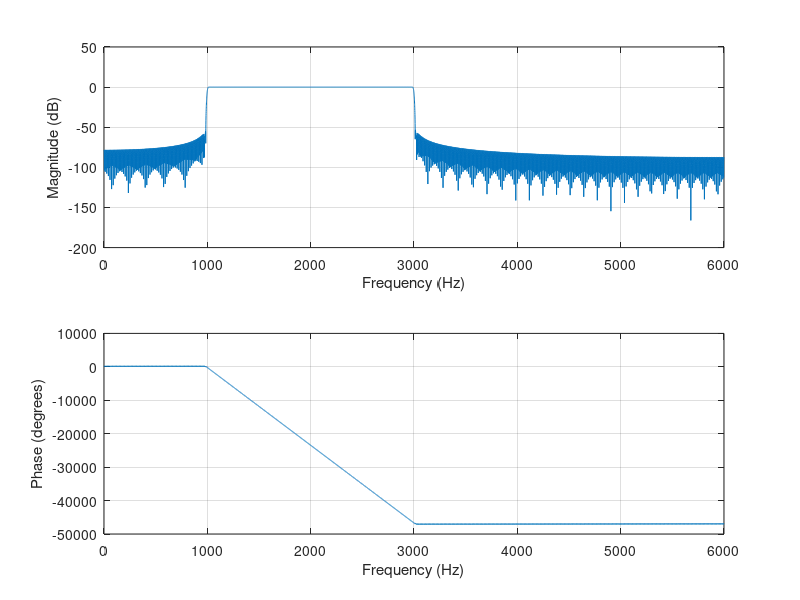
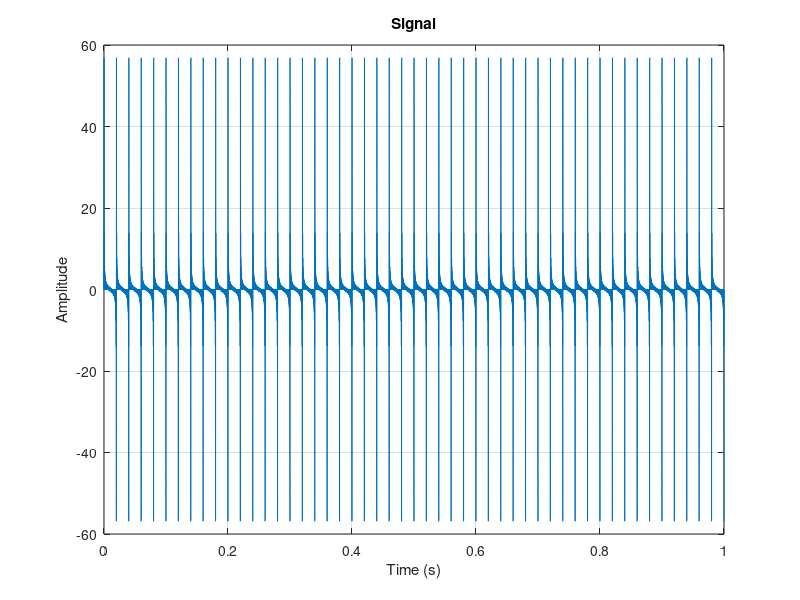
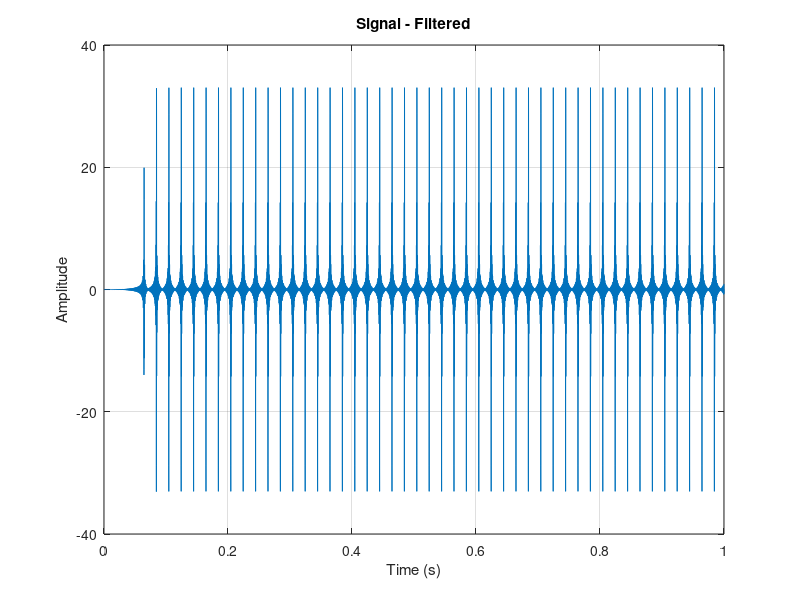
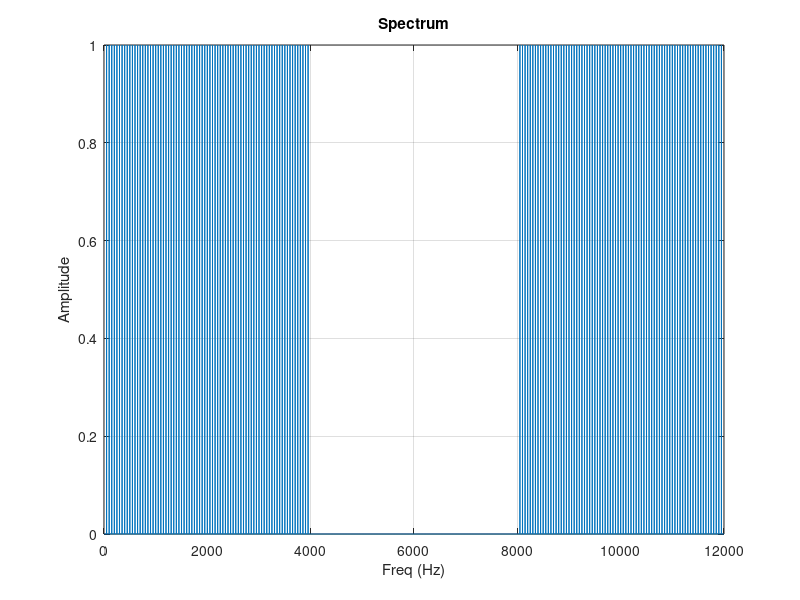

Source code (MATLAB) for these figures, in order:
fs = 12000;
N = 12000;

Nb = 1550;
Wn = [
    1000 / (fs / 2)
    3000 / (fs / 2)
];
b = fir1(Nb, Wn, 'bandpass');

% Print filter coefficients (float64_t)
fprintf('%.15g, ', b);
fprintf('\n');

% Print filter coefficients (q15_t)
b_q15 = round(b * 32768);
b_q15 = min(max(b_q15, -32768), 32767);
b_q15 = int16(b_q15);
fprintf('%d, ', b_q15);
fprintf('\n');

% Frequency characteristics
freqz(b, 1, N, fs);

% Verification
ts = 1 / fs;
t = (0:N-1)*ts;
df = (fs/N);
f = (0:N-1)*df;

X = 0;
for n = 1:79
    X = X + sin(2*pi*n*50*t);
end
% 16-bit uniform quantization
X = round((X + 1)*32767.5)/32767.5 - 1;

figure;
plot(t, X);
xlabel('Time (s)');
ylabel('Amplitude');
title('Signal');
grid on;

XF = filter(b, 1, X);

figure;
plot(t, XF);
xlabel('Time (s)');
ylabel('Amplitude');
title('Signal - Filtered');
grid on;

Y = 2 * abs(fft(X)) / N;

figure;
plot(f, Y);
ylim([0.0 1.0]);
xlabel("Freq (Hz)");
ylabel("Amplitude");
title('Spectrum');
grid on;

YF = 2 * abs(fft(XF)) / N;

figure;
plot(f, YF);
ylim([0.0 1.0]);
xlabel("Freq (Hz)");
ylabel("Amplitude");
title('Spectrum - Filtered');
grid on;
